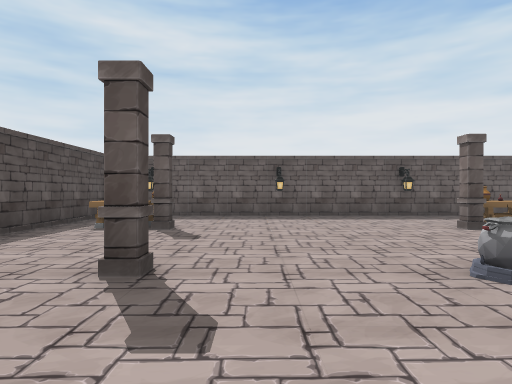
View 1 (above)

12 first-person views from a walk through a scene from a Unity 3-D project. The camera is 1.2 m above the floor, looks level and sees 75° across. The floor is counted in squares, 2 m on a side. Each view is taken from the middle of a square. On the plan, view 1 faces up. The plan holds only what a view shows up to about 10 squares ahead; the rest is blank. The place goes on beyond the plan. Some animated figures are left out.

View 2
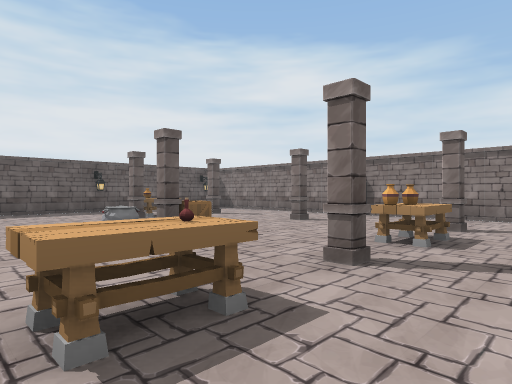

View 3
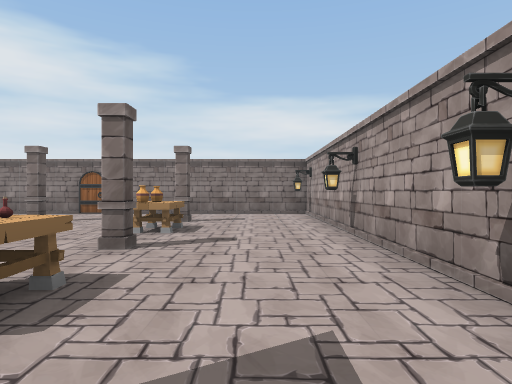

View 4
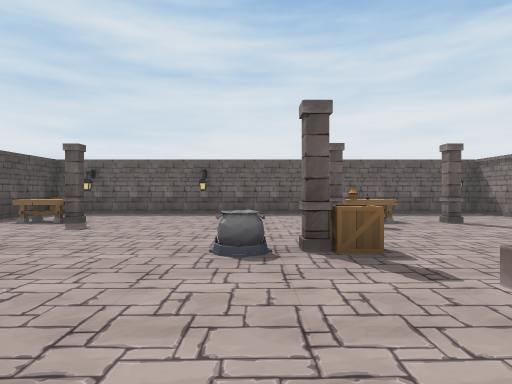

View 5
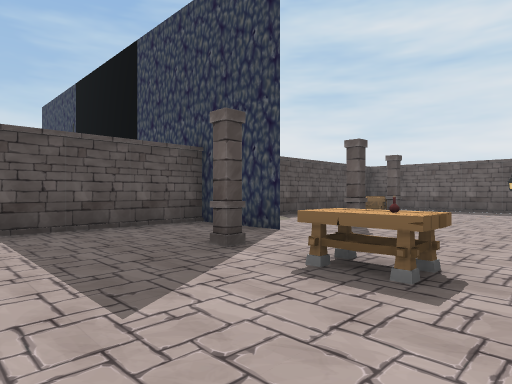

View 6
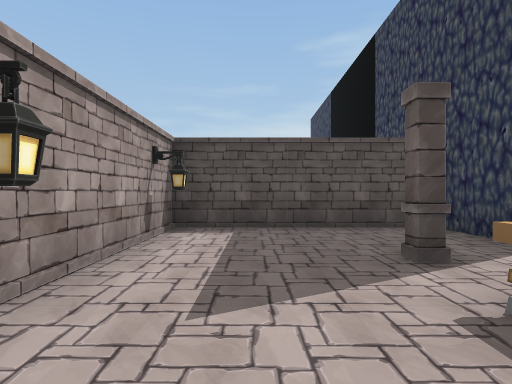

View 7
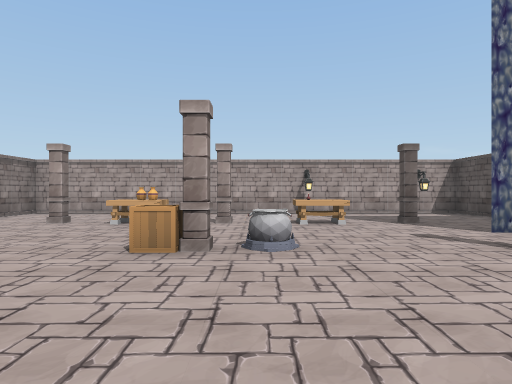

View 8
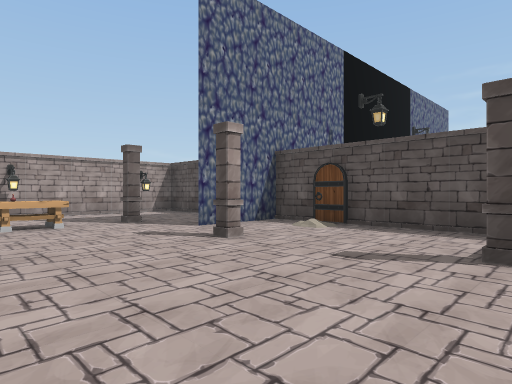

View 9
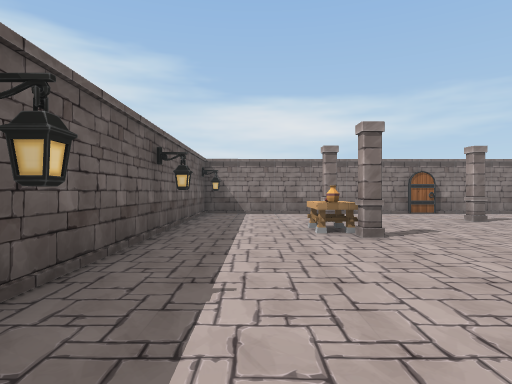

View 10
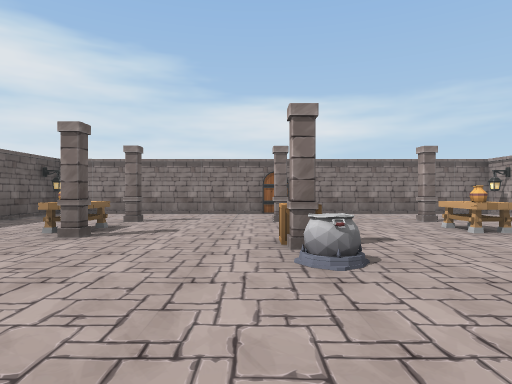

View 11
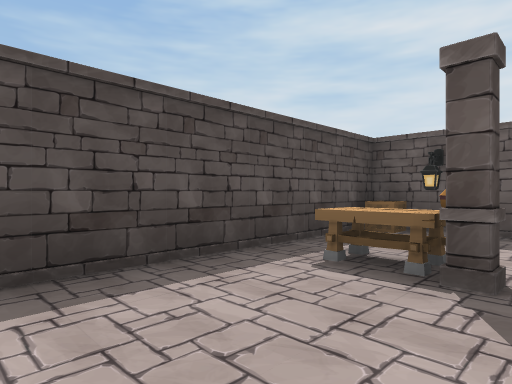

View 12
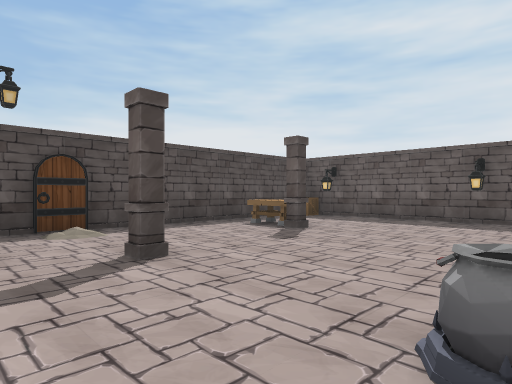

### Floor plan
Points are (right, up) in squares from view 1. A wall is a line through its corners. A room is listed if a view was taken in it or the views show most of it. See-through windows are left out.
Room 1 (views 1, 2, 3, 4, 5, 6, 7, 8, 9, 10, 11, 12)
walls: (-1.5, 1) (-3.6, 1) (-1.5, 1); (-3.6, -3.4) (8.2, -3.4) (8.2, 8.4) (-3.6, 8.4) (-3.6, -3.4)
objects: table (-3, 6); lamp (-3, 8); pillar (-2, 6); box (-2, 8); pillar (-1, -1); pillar (-1, 2); other object (-1, 6); lamp (1, -3); bottle (1, -1); table (1, 0); lamp (1, 8); pot (2, 2); pillar (3, -1) to (3, 0); pillar (3, 2); other object (3, 6); lamp (4, -3); other object (4, -1); table (4, 0); box (4, 2); pillar (4, 5); table (4, 6); lamp (4, 8); other object (5, 0); other object (5, 6); pillar (6, -1); pillar (6, 2); pillar (6, 5)

Positions as (right, up) in squares from view 1, and headings:
1: (0, 0), facing up
2: (0, -2), facing up-right
3: (-1, -2), facing right
4: (2, -1), facing up
5: (2, -3), facing up-left
6: (2, -2), facing left
7: (2, 6), facing down
8: (2, 6), facing down-left
9: (-1, 7), facing right
10: (-1, 3), facing right
11: (-1, 3), facing up-left
12: (2, 1), facing up-left
